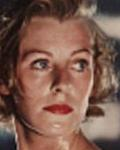
#> input picture PyCharmFirst/FilteringOperations/Margaret_Sullavan_0013.jpg, 120 x 150 px
$ python ErosionAndDilationFiltering.py
#> lines starting #> are read from the running program, lines starting #| are printed output that depends on the picture; after the words box and inside, x2 and y2 are one past the last pixel; in counts of white or black regions, pixels touching at a corner belong together
#import libraries
import  numpy as np
import  cv2
#take an image
image=cv2.imread("Margaret_Sullavan_0013.jpg")
#> image is the input picture: shape (150, 120, 3); mean B, G, R 77.3, 90.1, 124.1
#Create kernel matris
kernelMatris=np.ones((5,5),np.uint8)
#Convert to Hsv
hsv=cv2.cvtColor(image,cv2.COLOR_BGR2HSV)
#> hsv: shape (150, 120, 3); mean H, S, V 16.7, 100.9, 124.4

#Color range of the human's skin
lowSkinColor=np.array([0,58,30])
upSkinColor=np.array([33,255,255])

#Filtering Blue
lowBlue=np.array([150,30,30])
upBlue=np.array([190,255,255])

#Filtering White
lowWhite=np.array([0,0,140])
upWhite=np.array([256,60,256])

#Filtering Yellow
lowYellow=np.array([5,100,100])
upYellow=np.array([40,255,256])

#Masking
maskSkinColor=cv2.inRange(hsv,lowSkinColor,upSkinColor)
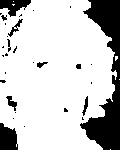
#> maskSkinColor: shape (150, 120); 79.2% white; 30 black regions (20 under 20 px), largest, box (x1, y1, x2, y2) and area: (80, 0, 120, 150) 2669, (0, 123, 18, 150) 386, (0, 0, 31, 17) 298
maskBlue=cv2.inRange(hsv,lowBlue,upBlue)
#> maskBlue: shape (150, 120); 1.8% white; 23 white regions (18 under 20 px), largest, box (x1, y1, x2, y2) and area: (104, 139, 120, 150) 82, (8, 99, 17, 108) 49, (113, 89, 120, 102) 38, (0, 0, 10, 9) 31, (11, 11, 16, 16) 21
maskWhite=cv2.inRange(hsv,lowWhite,upWhite)
#> maskWhite: shape (150, 120); 9% white; 16 white regions (9 under 20 px), largest, box (x1, y1, x2, y2) and area: (80, 103, 120, 139) 903, (94, 17, 120, 38) 362, (82, 6, 96, 18) 87
maskYellow=cv2.inRange(hsv,lowYellow,upYellow)
#> maskYellow: shape (150, 120); 30.7% white; 43 white regions (34 under 20 px), largest, box (x1, y1, x2, y2) and area: (15, 54, 91, 150) 2991, (20, 14, 93, 58) 1706, (66, 128, 93, 150) 368

#Comparision Bitwise
BitwiseSkin=cv2.bitwise_and(image,image,mask=maskSkinColor)
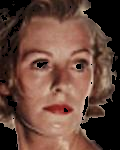
#> BitwiseSkin: shape (150, 120, 3); mean B, G, R 58.4, 70.1, 101.8
BitwiseBlue=cv2.bitwise_or(hsv,hsv,mask=maskBlue)
#> BitwiseBlue: shape (150, 120, 3); mean H, S, V 3, 1.3, 1
BitwiseWhite=cv2.bitwise_or(image,image,mask=maskWhite)
BitwiseYellow=cv2.bitwise_and(image,image,mask=maskYellow)
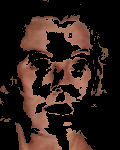
#> BitwiseYellow: shape (150, 120, 3); mean B, G, R 24.5, 30.1, 45.9

#Erosion Filtering
erosion=cv2.erode(maskSkinColor,kernelMatris,iterations=1)
#> erosion: shape (150, 120); 68% white; 15 black regions, largest, box (x1, y1, x2, y2) and area: (78, 0, 120, 150) 3474, (0, 0, 33, 59) 1059, (0, 121, 20, 150) 488
erosionBlue=cv2.erode(maskBlue,kernelMatris,iterations=1)
#> erosionBlue: shape (150, 120); 0.02% white in thin lines or dots, all inside (x1, y1, x2, y2) = (109, 141, 116, 145)
erosionWhite=cv2.erode(maskWhite,kernelMatris,iterations=1)
#> erosionWhite: shape (150, 120); 4.8% white; 4 white regions (2 under 20 px), largest, box (x1, y1, x2, y2) and area: (83, 106, 120, 136) 634, (98, 20, 120, 35) 222
erosionYellow=cv2.erode(maskYellow,kernelMatris,iterations=1)
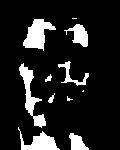
#> erosionYellow: shape (150, 120); 12.8% white; 11 white regions (3 under 20 px), largest, box (x1, y1, x2, y2) and area: (23, 19, 56, 51) 555, (19, 63, 46, 128) 541, (18, 127, 60, 150) 436

#Dilation Filtering
dilation=cv2.dilate(maskSkinColor,kernelMatris,iterations=5)
#> dilation: shape (150, 120); 96.5% white; 3 black regions, box (x1, y1, x2, y2) and area: (101, 0, 120, 27) 347, (99, 112, 120, 139) 226, (0, 139, 6, 150) 61
dilationBlue=cv2.dilate(maskBlue,kernelMatris,iterations=1)
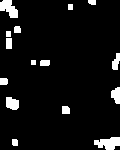
#> dilationBlue: shape (150, 120); 6.9% white; 15 white regions, largest, box (x1, y1, x2, y2) and area: (94, 137, 120, 150) 236, (0, 0, 18, 18) 208, (6, 97, 19, 110) 138
dilationWhite=cv2.dilate(maskWhite,kernelMatris,iterations=1)
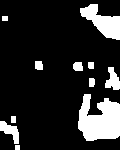
#> dilationWhite: shape (150, 120); 16.2% white; 11 white regions, largest, box (x1, y1, x2, y2) and area: (78, 94, 120, 141) 1424, (80, 4, 120, 40) 723, (0, 121, 19, 144) 223
dilationYellow=cv2.dilate(maskYellow,kernelMatris,iterations=1)
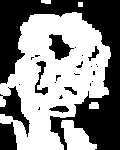
#> dilationYellow: shape (150, 120); 53.5% white; 25 black regions (16 under 20 px), largest, box (x1, y1, x2, y2) and area: (0, 0, 120, 150) 6614, (0, 86, 30, 137) 550, (0, 122, 17, 150) 405
#show the results
cv2.imshow("Original",image)
cv2.imshow("HSV",image)
cv2.imshow("Erosion",erosion)
cv2.imshow("Dilation",dilation)
cv2.imshow("Dilation Blue",dilationBlue)
cv2.imshow("Dilation White",dilationWhite)
cv2.imshow("Dilation Yellow",dilationYellow)
#Destroy all the windows
cv2.waitKey(0)
cv2.destroyAllWindows()

$ run again, with PyCharmFirst/FilteringOperations/51.jpg copied over PyCharmFirst/FilteringOperations/Margaret_Sullavan_0013.jpg
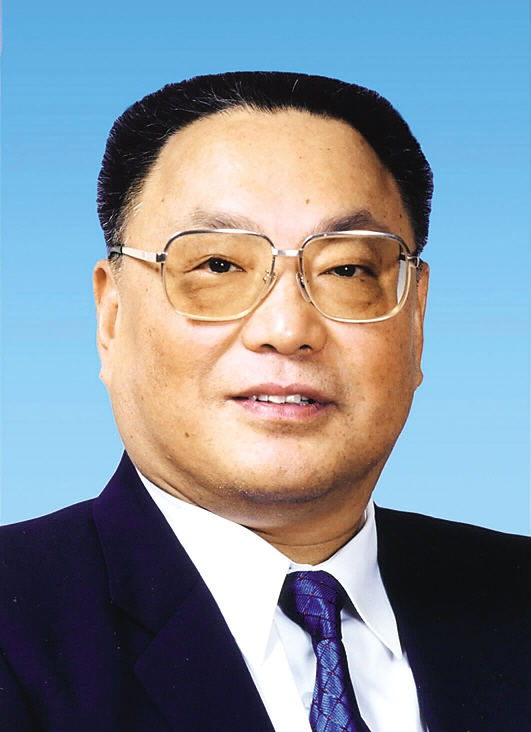
#> input picture PyCharmFirst/FilteringOperations/51.jpg, 531 x 732 px
#> image is the input picture: shape (732, 531, 3); mean B, G, R 153.2, 142.5, 131
#> hsv: shape (732, 531, 3); mean H, S, V 77.5, 102.5, 176.4
#> `maskSkinColor=cv2.inRange(hsv,lowSkinColor,upSkinColor)`:
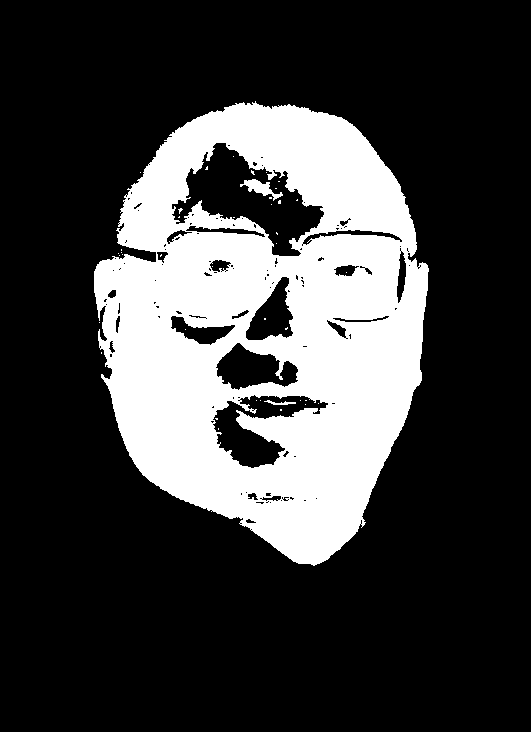
#> maskSkinColor: shape (732, 531); 24.9% white; 41 white regions (38 under 20 px), largest, box (x1, y1, x2, y2) and area: (94, 101, 429, 566) 96125, (240, 179, 283, 201) 342, (264, 400, 296, 405) 72
#> maskBlue: shape (732, 531); 0.37% white; 174 white regions (169 under 20 px), largest, box (x1, y1, x2, y2) and area: (238, 395, 328, 417) 839, (260, 496, 281, 501) 59, (248, 493, 258, 500) 43, (300, 396, 310, 402) 38, (340, 221, 348, 226) 26
#> maskWhite: shape (732, 531); 11.9% white; 197 white regions (170 under 20 px), largest, box (x1, y1, x2, y2) and area: (92, 247, 424, 732) 27601, (166, 142, 325, 256) 8353, (209, 400, 290, 468) 2792
#> maskYellow: shape (732, 531); 14.3% white; 170 white regions (147 under 20 px), largest, box (x1, y1, x2, y2) and area: (135, 236, 428, 565) 40142, (292, 113, 415, 253) 6899, (164, 235, 269, 317) 5972
#> BitwiseBlue: shape (732, 531, 3); mean H, S, V 0.7, 0.3, 0.6
#> erosion: shape (732, 531); 21.4% white; 10 white regions (4 under 20 px), largest, box (x1, y1, x2, y2) and area: (96, 233, 426, 563) 63624, (120, 105, 415, 252) 18833, (189, 206, 232, 227) 326, (248, 182, 269, 193) 97, (236, 220, 252, 229) 90, (101, 342, 108, 355) 33
#> erosionBlue: shape (732, 531); 0.05% white; 7 white regions (5 under 20 px), largest, box (x1, y1, x2, y2) and area: (283, 406, 302, 415) 87, (260, 407, 278, 415) 57
#> erosionWhite: shape (732, 531); 9% white; 25 white regions (13 under 20 px), largest, box (x1, y1, x2, y2) and area: (146, 483, 421, 732) 23355, (174, 144, 322, 254) 5956, (212, 404, 282, 465) 1784
#> erosionYellow: shape (732, 531); 10% white; 31 white regions (17 under 20 px), largest, box (x1, y1, x2, y2) and area: (243, 268, 426, 492) 14018, (144, 333, 254, 511) 6168, (304, 118, 413, 248) 5229
#> dilation: shape (732, 531); 33.6% white; 1 white region, box (x1, y1, x2, y2) and area: (84, 91, 439, 576) 130524
#> dilationBlue: shape (732, 531); 1.7% white; 88 white regions, largest, box (x1, y1, x2, y2) and area: (231, 393, 337, 419) 1625, (246, 491, 296, 506) 509, (370, 437, 399, 492) 347
#> dilationWhite: shape (732, 531); 16.5% white; 58 white regions (1 under 20 px), largest, box (x1, y1, x2, y2) and area: (0, 140, 432, 732) 47936, (207, 393, 308, 470) 4472, (213, 341, 301, 392) 2992
#> `dilationYellow=cv2.dilate(maskYellow,kernelMatris,iterations=1)`:
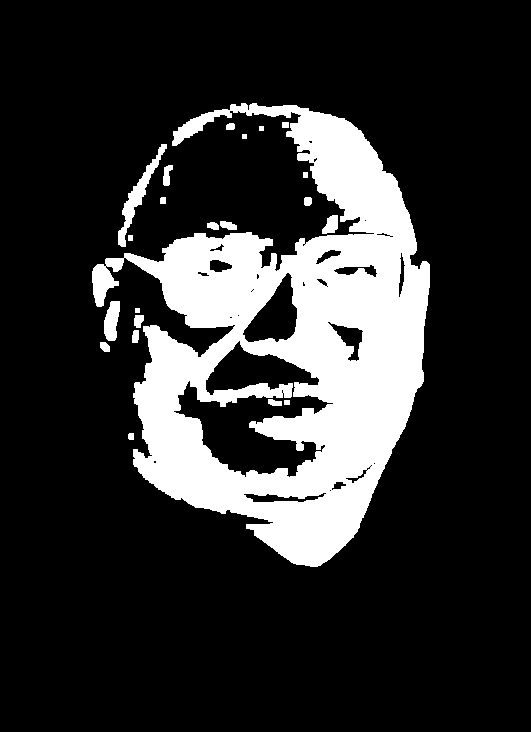
#> dilationYellow: shape (732, 531); 18.9% white; 22 white regions, largest, box (x1, y1, x2, y2) and area: (92, 103, 430, 567) 70828, (118, 144, 167, 247) 987, (104, 301, 120, 341) 472

$ run again, with PyCharmFirst/FilteringOperations/building.jpg copied over PyCharmFirst/FilteringOperations/Margaret_Sullavan_0013.jpg
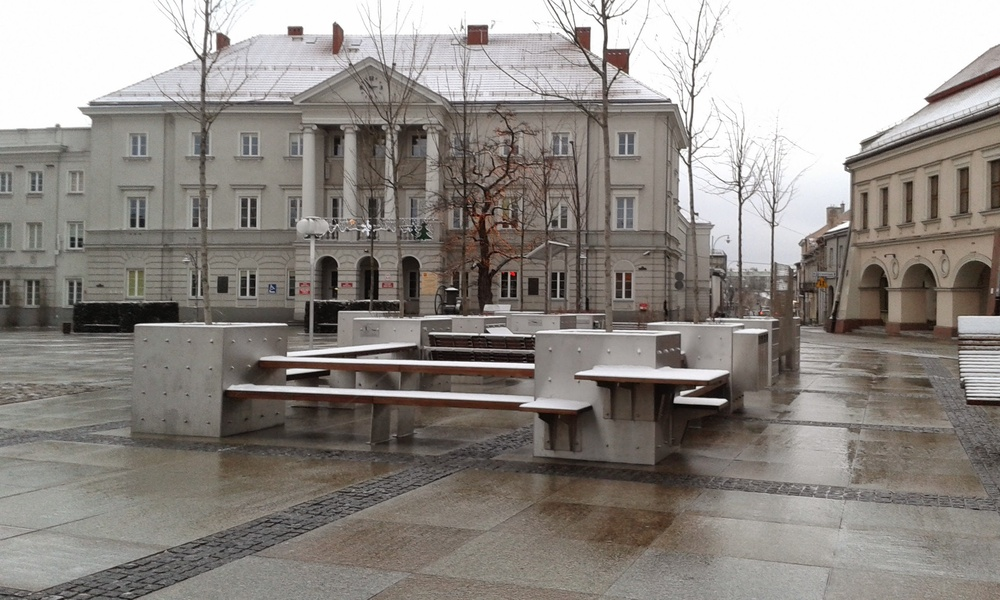
#> input picture PyCharmFirst/FilteringOperations/building.jpg, 1000 x 600 px, shrunk from 2560 x 1536 before the run
#> image is the input picture: shape (600, 1000, 3); mean B, G, R 132.2, 137.1, 142.5
#> hsv: shape (600, 1000, 3); mean H, S, V 26.1, 27.7, 142.8
#> `maskSkinColor=cv2.inRange(hsv,lowSkinColor,upSkinColor)`:
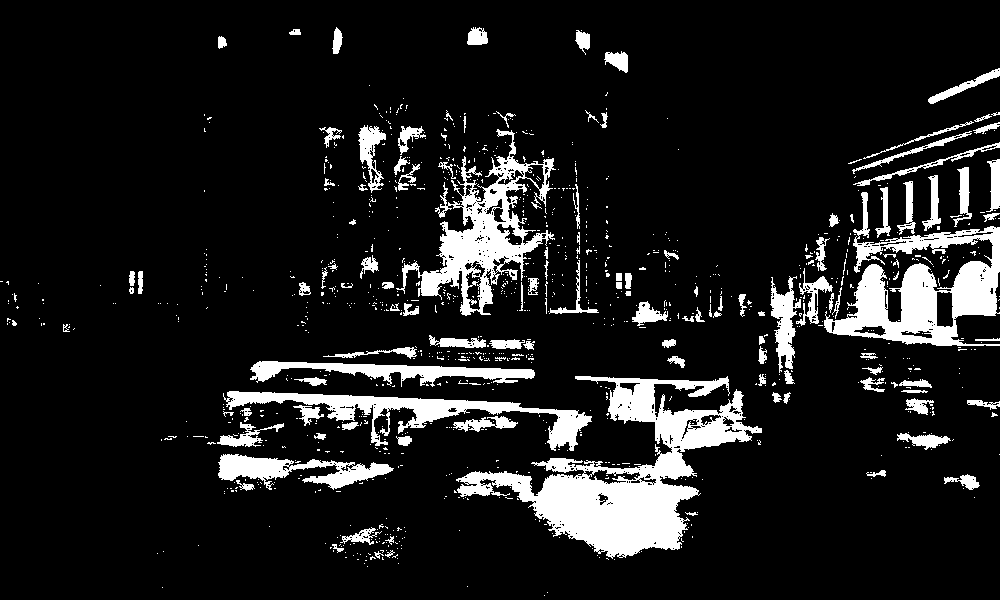
#> maskSkinColor: shape (600, 1000); 11.5% white; 1056 white regions (930 under 20 px), largest, box (x1, y1, x2, y2) and area: (456, 376, 762, 559) 18257, (824, 192, 1000, 346) 10273, (396, 129, 556, 316) 8207
#> maskBlue: shape (600, 1000); 0.07% white in thin lines or dots, all inside (x1, y1, x2, y2) = (220, 27, 999, 524)
#> maskWhite: shape (600, 1000); 44.1% white; 2758 white regions (2535 under 20 px), largest, box (x1, y1, x2, y2) and area: (605, 0, 1000, 276) 66236, (205, 0, 604, 102) 34102, (603, 424, 1000, 600) 32449
#> maskYellow: shape (600, 1000); 0.09% white in thin lines or dots, all inside (x1, y1, x2, y2) = (337, 35, 1000, 544)
#> BitwiseBlue: shape (600, 1000, 3); mean H, S, V 0.1, 0, 0.1
#> erosion: shape (600, 1000); 4.7% white; 149 white regions (91 under 20 px), largest, box (x1, y1, x2, y2) and area: (469, 474, 694, 553) 7962, (836, 266, 957, 344) 3595, (230, 393, 517, 422) 1956
#> erosionBlue: shape (600, 1000); every value is 0
#> erosionWhite: shape (600, 1000); 28.1% white; 261 white regions (156 under 20 px), largest, box (x1, y1, x2, y2) and area: (608, 0, 1000, 270) 59387, (207, 0, 600, 100) 26716, (0, 0, 204, 129) 21919
#> dilation: shape (600, 1000); 43% white; 23 white regions, largest, box (x1, y1, x2, y2) and area: (151, 20, 1000, 570) 226904, (315, 508, 416, 577) 5189, (0, 271, 85, 342) 3998
#> dilationBlue: shape (600, 1000); 0.53% white; 57 white regions, largest, box (x1, y1, x2, y2) and area: (490, 351, 530, 364) 383, (376, 345, 407, 355) 181, (468, 25, 490, 38) 167
#> dilationWhite: shape (600, 1000); 64.9% white; 351 black regions (237 under 20 px), largest, box (x1, y1, x2, y2) and area: (0, 89, 1000, 600) 177158, (847, 376, 1000, 514) 10831, (394, 125, 426, 216) 2286
#> `dilationYellow=cv2.dilate(maskYellow,kernelMatris,iterations=1)`:
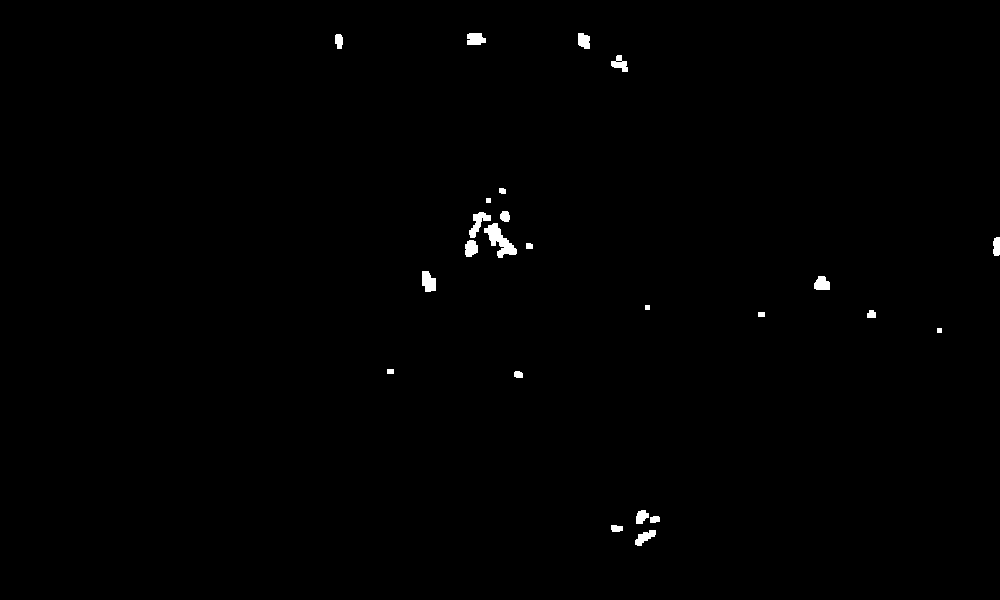
#> dilationYellow: shape (600, 1000); 0.49% white; 24 white regions, largest, box (x1, y1, x2, y2) and area: (484, 223, 517, 258) 499, (469, 212, 491, 238) 251, (422, 271, 436, 292) 230
